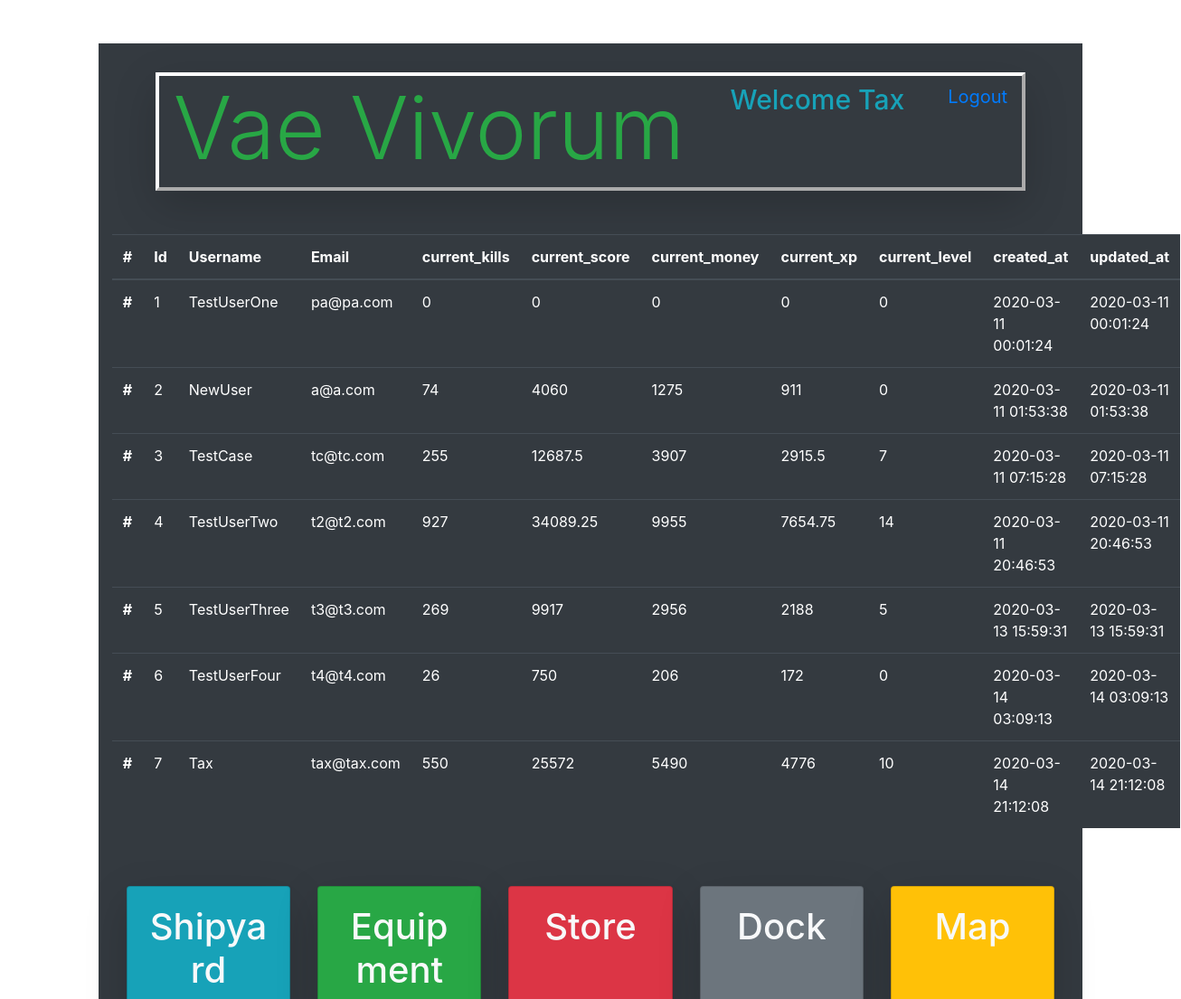
/admin (signed in, upper part), run on an earlier commit of the app's database.
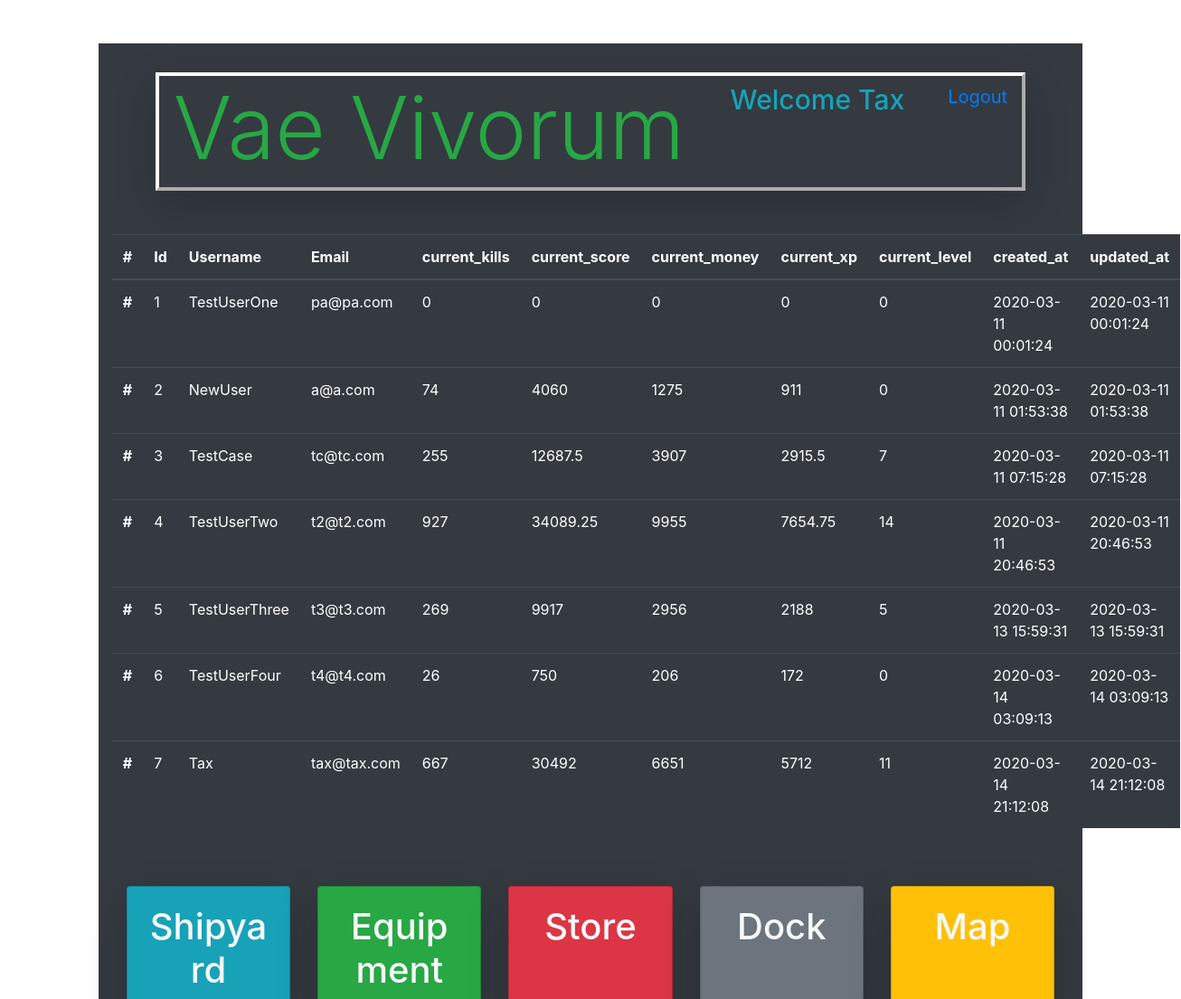
And on a later commit of the database.
### models.py (models this page shows)
class Users(db.Model):
    __tablename__ = "Users"
    id = db.Column(db.Integer, primary_key=True)
    username = db.Column(db.String(255))
    email = db.Column(db.String(255))
    password = db.Column(db.String(255))
    created_at = db.Column(db.DateTime)
    updated_at = db.Column(db.DateTime)
    current_kills = db.Column(db.Integer, default=0)
    current_score = db.Column(db.Integer, default=0)
    current_money = db.Column(db.Integer, default=0)
    current_xp = db.Column(db.Integer, default=0)
    current_level = db.Column(db.Integer, default=0)
    active_ship = db.Column(db.Integer, default=0)
    abilityPointsEarned = db.Column(db.Integer, default=0)
    abilityPointsSpent = db.Column(db.Integer, default = 0)
    passive1 = db.Column(db.Integer, default=0)
    passive2 = db.Column(db.Integer, default=0)
    passive3 = db.Column(db.Integer, default=0)
    passive4 = db.Column(db.Integer, default=0)
    passive5 = db.Column(db.Integer, default=0)
    passive6 = db.Column(db.Integer, default=0)
    passive7 = db.Column(db.Integer, default=0)
    passive8 = db.Column(db.Integer, default=0)
    passive9 = db.Column(db.Integer, default=0)
    passive10 = db.Column(db.Integer, default=0)
    passive11 = db.Column(db.Integer, default=0)
    passive12 = db.Column(db.Integer, default=0)
    passive13 = db.Column(db.Integer, default=0)
    passive14 = db.Column(db.Integer, default=0)
    passive15 = db.Column(db.Integer, default=0)
    passive16 = db.Column(db.Integer, default=0)
    passive17 = db.Column(db.Integer, default=0)
    passive18 = db.Column(db.Integer, default=0)
    passive19 = db.Column(db.Integer, default=0)
    passive20 = db.Column(db.Integer, default=0)
    character_active_ability_id = db.Column(db.Integer, db.ForeignKey("Active_Abilities.id", ondelete="cascade"))
    passive_abilities_this_user_has = db.relationship('User_Character', backref="characters_that_have_this_passive")

### app.py (the view)
@app.route('/admin')
def admin():
    thisUser = Users.query.get(session['id'])
    allUsers = Users.query.all()
    allMaps = Map.query.all()
    if session['id'] != 1 and thisUser.username != "Tax":
        return redirect('/')
    else:
        return render_template('admin.html', thisUser = thisUser, allUsers = allUsers, allMaps = allMaps )

### templates/admin.html (shortened to what this page needs)
<!DOCTYPE html>
<html lang="en">
<head>
    <link rel="stylesheet" href="https://stackpath.bootstrapcdn.com/bootstrap/4.4.1/css/bootstrap.min.css">
    <link rel="stylesheet" href="https://cdnjs.cloudflare.com/ajax/libs/font-awesome/5.11.2/css/all.css" />
    <link rel="stylesheet" type="text/css" href="{{ url_for('static', filename='css/style.css') }}">
</head>
<body>
    <div class="container bg-dark mt-5 text-warning pt-3 col-xl-10">
        <div id="topbar" class="d-flex flex-row mb-5 mx-5 mt-3 vaeBorder shadow-lg">
            <h1 class="display-1 d-inline-flex text-success ml-3">Vae Vivorum</h1>
            <h4 class="ml-auto d-inline-flex mt-2 text-info welcomeText" >Welcome {{ thisUser.username }}</h4>
            <a class="ml-5 d-inline-flex mt-2 mr-3 logoutLink" href="/logout">Logout</a>
        </div>
        <table class="table table-dark">
            <thead>
              <tr>
                <th scope="col">#</th>
                <th scope="col">Id</th>
                <th scope="col">Username</th>
                <th scope="col">Email</th>
                <th scope="col">current_kills</th>
                <th scope="col">current_score</th>
                <th scope="col">current_money</th>
                <th scope="col">current_xp</th>
                <th scope="col">current_level</th>
                <th scope="col">created_at</th>
                <th scope="col">updated_at</th>
              </tr>
            </thead>
            <tbody>
                {% for user in allUsers %}
                <tr>
                    <th scope="row">#</th>
                    <td>{{ user.id }}</td>
                    <td>{{ user.username }}</td>
                    <td>{{ user.email }}</td>
                    <td>{{ user.current_kills }}</td>
                    <td>{{ user.current_score }}</td>
                    <td>{{ user.current_money }}</td>
                    <td>{{ user.current_xp }}</td>
                    <td>{{ user.current_level }}</td>
                    <td>{{ user.created_at }}</td>
                    <td>{{ user.updated_at }}</td>
                </tr>
                {% endfor %}
            </tbody>
          </table>
    <div class="card-deck iconDiv mt-5 p-3 mb-5">
        <div class="card iconCard bg-info">
            <div class="card-body shadow-lg">
                <h1 class="card-title mb-2 text-light text-center">Shipyard</h1>
            </div>
        </div>
        <div class="card iconCard bg-success">
            <div class="card-body shadow-lg">
                <h1 class="card-title mb-2 text-light text-center">Equipment</h1>
            </div>
        </div>
        <div class="card iconCard bg-danger">
            <div class="card-body shadow-lg">
                <h1 class="card-title mb-2 text-light text-center">Store</h1>
            </div>
        </div>
        <div class="card iconCard bg-secondary">
            <div class="card-body shadow-lg">
                <h1 class="card-title mb-2 text-light text-center">Dock</h1>
            </div>
        </div>
        <div class="card iconCard bg-warning">
            <div class="card-body shadow-lg">
                <h1 class="card-title mb-2 text-light text-center">Map</h1>
            </div>
        </div>
    </div>
    </div>
</body>
</html>

What changed in the data, as far as the page shows it:
changed Users "Tax": current_kills "550" → "667"; current_score "25572" → "30492"; current_money "5490" → "6651"; current_xp "4776" → "5712"; current_level "10" → "11"
